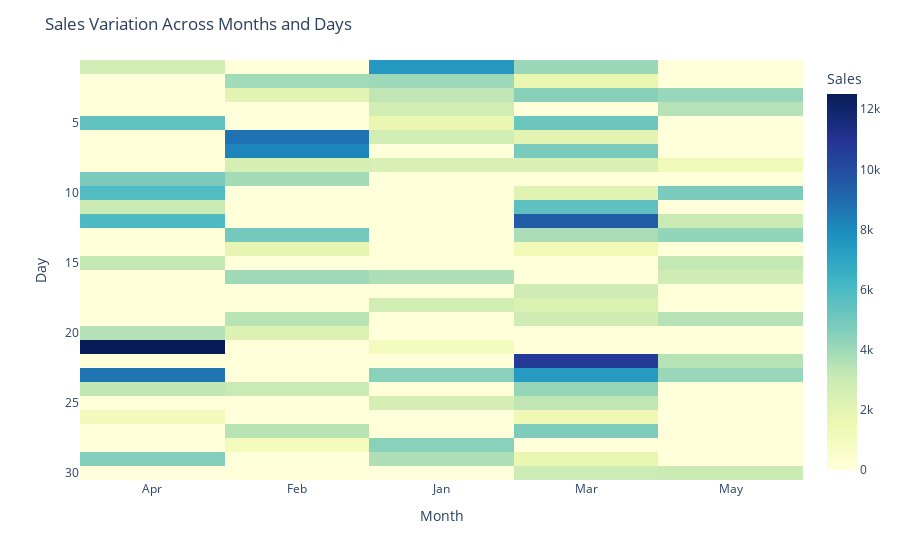

The notebook cell saved with this chart:
### Markdown cell above
<h3>3. Using the sales data, generate a heatmap to visualize the variation in sales across different months and days

### Code cell
import numpy as np
import pandas as pd
import plotly.express as px

# Generate the sales data
np.random.seed(20)
data = {
    'Month': np.random.choice(['Jan', 'Feb', 'Mar', 'Apr', 'May'], 100),
    'Day': np.random.choice(range(1, 31), 100),
    'Sales': np.random.randint(1000, 5000, 100)
}
df = pd.DataFrame(data)

# Pivot the data to create a matrix format for the heatmap
pivot_table = df.pivot_table(values='Sales', index='Day', columns='Month', aggfunc='sum', fill_value=0)

# Create the heatmap using Plotly
fig = px.imshow(pivot_table, 
                labels=dict(x="Month", y="Day", color="Sales"),
                x=pivot_table.columns,
                y=pivot_table.index,
                color_continuous_scale='YlGnBu',
                aspect="auto")

fig.update_layout(title='Sales Variation Across Months and Days')

# Show the heatmap
fig.show()

### Figure 1 — Plotly figure (JSON) as saved in the notebook; plotly's stock layout.template omitted (floating-point values rounded to 4 significant figures; data arrays with more than 128 entries replaced by an {"elided": "..."} marker saying what was removed)
{"data": [{"coloraxis": "coloraxis", "hovertemplate": "Month: %{x}<br>Day: %{y}<br>Sales: %{z}<extra></extra>", "name": "0", "type": "heatmap", "x": ["Apr", "Feb", "Jan", "Mar", "May"], "xaxis": "x", "y": [1, 2, 3, 4, 5, 6, 7, 8, 9, 10, 11, 12, 13, 14, 15, 16, 17, 18, 19, 20, 21, 22, 23, 24, 25, 26, 27, 28, 29, 30], "yaxis": "y", "z": {"elided": "30x5 int values"}}], "layout": {"autosize": true, "coloraxis": {"colorbar": {"title": {"text": "Sales"}}, "colorscale": [[0, "rgb(255,255,217)"], [0.125, "rgb(237,248,177)"], [0.25, "rgb(199,233,180)"], [0.375, "rgb(127,205,187)"], [0.5, "rgb(65,182,196)"], [0.625, "rgb(29,145,192)"], [0.75, "rgb(34,94,168)"], [0.875, "rgb(37,52,148)"], [1, "rgb(8,29,88)"]]}, "margin": {"t": 60}, "title": {"text": "Sales Variation Across Months and Days"}, "xaxis": {"anchor": "y", "autorange": true, "domain": [0, 1], "range": [-0.5, 4.5], "title": {"text": "Month"}, "type": "category"}, "yaxis": {"anchor": "x", "autorange": true, "domain": [0, 1], "range": [30.5, 0.5], "title": {"text": "Day"}, "type": "linear"}}}
